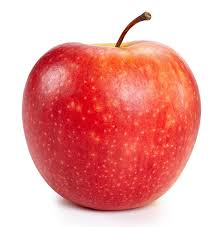
#> input picture Kmeans/imgs/apple.jpg, 222 x 227 px, found by its file name; its folder holds only this picture in this run
$ python kmeans.py
#> lines starting #> are read from the running program, lines starting #| are printed output that depends on the picture
import os
import numpy as np
import matplotlib.pyplot as plt
from skimage import io, color
from skimage.transform import resize
from sklearn.cluster import KMeans
from sklearn.decomposition import PCA
from sklearn.preprocessing import StandardScaler
from sklearn.metrics import accuracy_score, classification_report, confusion_matrix

# CONFIGURAÇÕES
INPUT_FOLDER = "Kmeans/imgs"
MAX_IMAGE_SIZE = (256, 256)
N_CLUSTERS = 2
NOISE_STDDEV = 0  #caso eu queira adicionar ruído pra testar o pca
def carregar_imagem(path):
#> called with path = 'Kmeans/imgs/apple.jpg'
    image = io.imread(path)
#> image is the input picture: shape (227, 222, 3); mean R, G, B 236.2, 164, 161
    image = resize(image, MAX_IMAGE_SIZE, anti_aliasing=True)
#> image: shape (256, 256, 3) float64
    image = (image * 255).astype(np.uint8)
    return image

def adicionar_ruido_gaussiano(image, stddev=NOISE_STDDEV):
#> called with stddev = 0
    ruido = np.random.normal(0, stddev, image.shape).astype(np.int16)
    noisy_image = image.astype(np.int16) + ruido
    noisy_image = np.clip(noisy_image, 0, 255).astype(np.uint8)
    return noisy_image

def gerar_ground_truth(image):
    gray = color.rgb2gray(image)
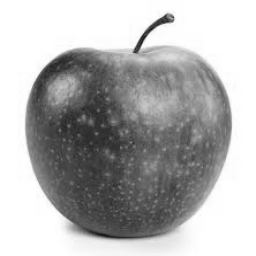
#> gray: shape (256, 256) float64; min 0.0863, max 1, mean 0.701
    limiar = np.mean(gray)
#> limiar = 0.701
    mask = (gray > limiar).astype(int).reshape(-1)
    return mask

def extrair_features(image):
    h, w = image.shape[:2]
#> h = 256; w = 256
    X, Y = np.meshgrid(np.arange(w), np.arange(h))
    features = np.dstack([
        image[:, :, 0],  # R
        image[:, :, 1],  # G
        image[:, :, 2],  # B
        X, Y
    ])
    return features.reshape(-1, 5)

def ajustar_rotulo(true_labels, pred_labels):
    return pred_labels if accuracy_score(true_labels, pred_labels) >= accuracy_score(true_labels, 1 - pred_labels) else 1 - pred_labels

def segmentar_kmeans(features, usar_pca=False):
#|               precision    recall  f1-score   support
#|            0       0.99      0.98      0.99     31663
#|            1       0.98      0.99      0.99     33873
#|     accuracy                           0.99     65536
#|    macro avg       0.99      0.99      0.99     65536
#| weighted avg       0.99      0.99      0.99     65536
#|               precision    recall  f1-score   support
#|            0       0.99      0.97      0.98     31663
#|            1       0.97      0.99      0.98     33873
#|     accuracy                           0.98     65536
#|    macro avg       0.98      0.98      0.98     65536
#| weighted avg       0.98      0.98      0.98     65536
    scaler = StandardScaler()
    features_scaled = scaler.fit_transform(features)
    if usar_pca:
        features_scaled = PCA(n_components=3).fit_transform(features_scaled)
    kmeans = KMeans(n_clusters=N_CLUSTERS, random_state=42)
    return kmeans.fit_predict(features_scaled)

def plotar_matriz_confusao(cm, ax, titulo):
    ax.imshow(cm, cmap="Blues", interpolation='nearest')
    ax.set_title(titulo)
    ax.grid(False)
    for i in range(cm.shape[0]):
        for j in range(cm.shape[1]):
            ax.text(j, i, cm[i, j], ha='center', va='center',
                    color="white" if cm[i, j] > cm.max() / 2 else "black")
    ax.set_xticks([0, 1])
    ax.set_yticks([0, 1])
    ax.set_xticklabels(['Classe 0', 'Classe 1'])
    ax.set_yticklabels(['Classe 0', 'Classe 1'])
    ax.set_xlabel("Predito")
    ax.set_ylabel("Verdadeiro")

def mostrar_resultados_unicos(image, ground_truth, labels_sem_pca, labels_com_pca, nome_img):
#> called with ground_truth = array of shape (65536,), labels_sem_pca = array of shape (65536,), labels_com_pca = array of shape (65536,), nome_img = 'apple.jpg'
    h, w = image.shape[:2]
#> h = 256; w = 256
    cm_sem_pca = confusion_matrix(ground_truth, labels_sem_pca)
#> cm_sem_pca = [[30919, 744], [195, 33678]]
    cm_com_pca = confusion_matrix(ground_truth, labels_com_pca)
#> cm_com_pca = [[30763, 900], [217, 33656]]

    plt.figure(figsize=(18, 10))

    # Linha 1 - imagens
    plt.subplot(2, 3, 1)
    plt.imshow(image)
    plt.title("Imagem Original + Ruído")
    plt.axis("off")

    plt.subplot(2, 3, 2)
    plt.imshow(ground_truth.reshape(h, w), cmap='gray')
    plt.title("Ground Truth")
    plt.axis("off")

    plt.subplot(2, 3, 3)
    plt.imshow(labels_sem_pca.reshape(h, w), cmap='gray')
    plt.title("Segmentação KMeans sem PCA")
    plt.axis("off")

    # Linha 2 - segmentação e matrizes
    plt.subplot(2, 3, 4)
    plt.imshow(labels_com_pca.reshape(h, w), cmap='gray')
    plt.title("Segmentação KMeans com PCA")
    plt.axis("off")

    plt.subplot(2, 3, 5)
    plotar_matriz_confusao(cm_sem_pca, plt.gca(), "Matriz Confusão - Sem PCA")

    plt.subplot(2, 3, 6)
    plotar_matriz_confusao(cm_com_pca, plt.gca(), "Matriz Confusão - Com PCA")

    plt.suptitle(f"Resultados - {nome_img}", fontsize=16)
    plt.tight_layout(rect=[0, 0, 1, 0.95])
    plt.show()
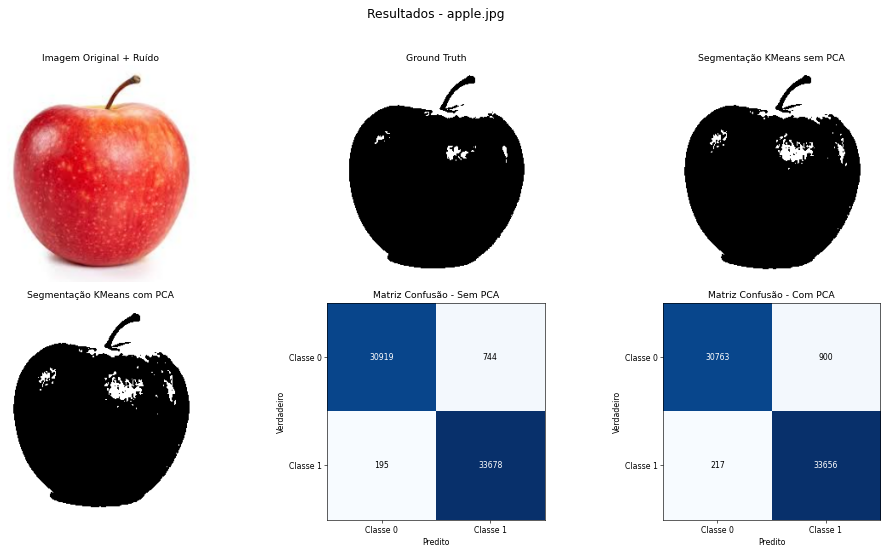
#> figure drawn by matplotlib, 6 panels

def main():
    imagens = [f for f in os.listdir(INPUT_FOLDER) if f.lower().endswith(('.png', '.jpg', '.jpeg'))]
    if not imagens:
        print("Nenhuma imagem encontrada.")
        return

    for nome_img in imagens:
        print(f"\nProcessando: {nome_img}")
        path = os.path.join(INPUT_FOLDER, nome_img)

        image = carregar_imagem(path)
        image_ruidosa = adicionar_ruido_gaussiano(image)
        ground_truth = gerar_ground_truth(image)
        features = extrair_features(image_ruidosa)

        labels_kmeans = segmentar_kmeans(features, usar_pca=False)
        labels_pca = segmentar_kmeans(features, usar_pca=True)

        ajust_kmeans = ajustar_rotulo(ground_truth, labels_kmeans)
        ajust_pca = ajustar_rotulo(ground_truth, labels_pca)

        print("Sem PCA:")
        print(classification_report(ground_truth, ajust_kmeans))
        print("Com PCA:")
        print(classification_report(ground_truth, ajust_pca))

        mostrar_resultados_unicos(image_ruidosa, ground_truth, ajust_kmeans, ajust_pca, nome_img)

if __name__ == "__main__":
    main()

$ run again, on Kmeans/imgs/blueshirt.jpg
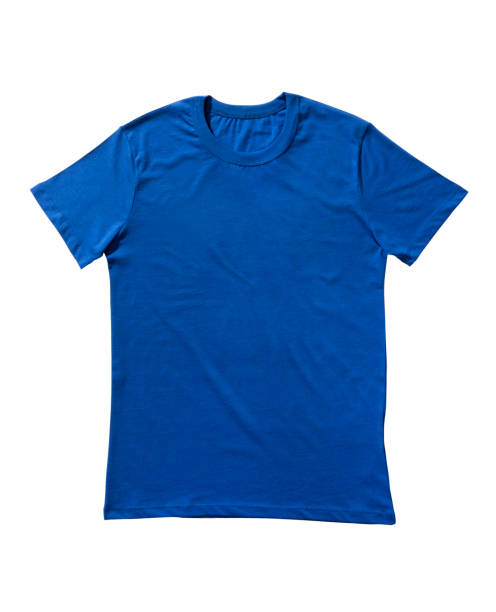
#> input picture Kmeans/imgs/blueshirt.jpg, 496 x 612 px, found by its file name
#> in carregar_imagem, image is the input picture: shape (612, 496, 3); mean R, G, B 149.5, 178.4, 213.1
#> in carregar_imagem, `image = resize(image, MAX_IMAGE_SIZE, anti_aliasing=True)`:
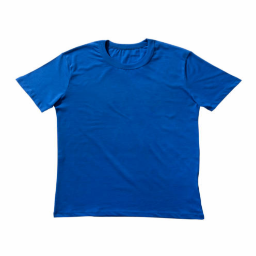
#> image: shape (256, 256, 3) float64; mean R, G, B 0.586, 0.699, 0.835
#> in gerar_ground_truth, `gray = color.rgb2gray(image)`:
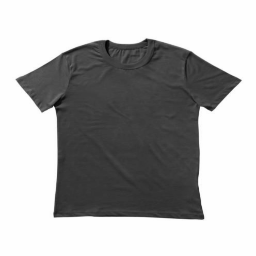
#> gray: shape (256, 256) float64; min 0.0146, max 0.996, mean 0.682
#> limiar = 0.682
#|               precision    recall  f1-score   support
#|            0       1.00      1.00      1.00     27325
#|            1       1.00      1.00      1.00     38211
#|     accuracy                           1.00     65536
#|    macro avg       1.00      1.00      1.00     65536
#| weighted avg       1.00      1.00      1.00     65536
#|               precision    recall  f1-score   support
#|            0       1.00      1.00      1.00     27325
#|            1       1.00      1.00      1.00     38211
#|     accuracy                           1.00     65536
#|    macro avg       1.00      1.00      1.00     65536
#| weighted avg       1.00      1.00      1.00     65536
#> cm_sem_pca = [[27277, 48], [0, 38211]]

$ run again, on Kmeans/imgs/carrot.jpg
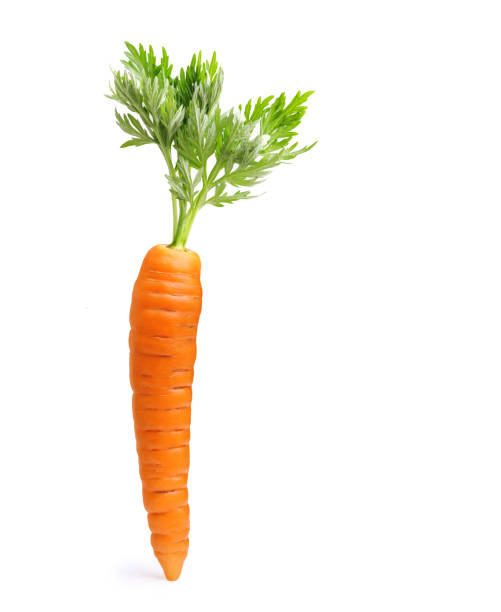
#> input picture Kmeans/imgs/carrot.jpg, 501 x 612 px, found by its file name
#> in carregar_imagem, image is the input picture: shape (612, 501, 3); mean R, G, B 247.7, 242.6, 231.6
#> in carregar_imagem, `image = resize(image, MAX_IMAGE_SIZE, anti_aliasing=True)`:
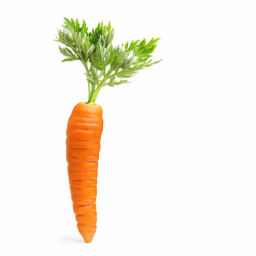
#> image: shape (256, 256, 3) float64; mean R, G, B 0.971, 0.951, 0.908
#> in gerar_ground_truth, `gray = color.rgb2gray(image)`:
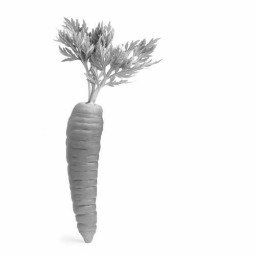
#> gray: shape (256, 256) float64; min 0.162, max 0.996, mean 0.949
#> limiar = 0.949
#|               precision    recall  f1-score   support
#|            0       1.00      0.90      0.95      8188
#|            1       0.99      1.00      0.99     57348
#|     accuracy                           0.99     65536
#|    macro avg       0.99      0.95      0.97     65536
#| weighted avg       0.99      0.99      0.99     65536
#|               precision    recall  f1-score   support
#|            0       1.00      0.90      0.95      8188
#|            1       0.99      1.00      0.99     57348
#|     accuracy                           0.99     65536
#|    macro avg       0.99      0.95      0.97     65536
#| weighted avg       0.99      0.99      0.99     65536
#> cm_sem_pca = [[7365, 823], [0, 57348]]

$ run again, on Kmeans/imgs/orange.jpg
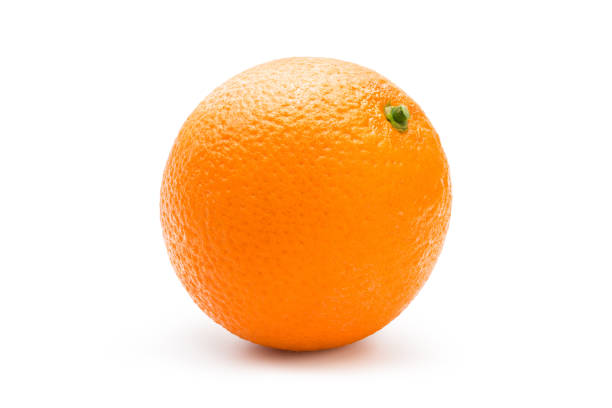
#> input picture Kmeans/imgs/orange.jpg, 612 x 408 px, found by its file name
#> in carregar_imagem, image is the input picture: shape (408, 612, 3); mean R, G, B 252.9, 223.2, 194.3
#> in carregar_imagem, `image = resize(image, MAX_IMAGE_SIZE, anti_aliasing=True)`:
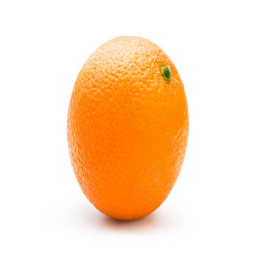
#> image: shape (256, 256, 3) float64; mean R, G, B 0.992, 0.875, 0.762
#> in gerar_ground_truth, `gray = color.rgb2gray(image)`:
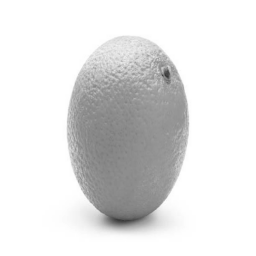
#> gray: shape (256, 256) float64; min 0.22, max 1, mean 0.891
#> limiar = 0.891
#|               precision    recall  f1-score   support
#|            0       1.00      0.90      0.95     18439
#|            1       0.96      1.00      0.98     47097
#|     accuracy                           0.97     65536
#|    macro avg       0.98      0.95      0.96     65536
#| weighted avg       0.97      0.97      0.97     65536
#|               precision    recall  f1-score   support
#|            0       1.00      0.90      0.95     18439
#|            1       0.96      1.00      0.98     47097
#|     accuracy                           0.97     65536
#|    macro avg       0.98      0.95      0.97     65536
#| weighted avg       0.97      0.97      0.97     65536
#> cm_sem_pca = [[16558, 1881], [0, 47097]]
#> cm_com_pca = [[16680, 1759], [0, 47097]]
